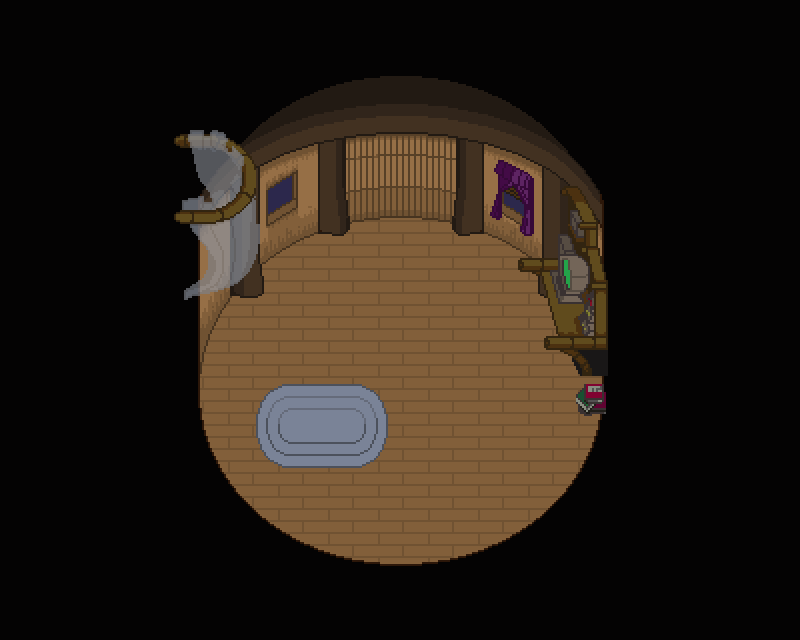

The image is a tile-based game level rendered from a .tmx file. Its description and source (layers, tilesets, objects; grid data summarised) follow:
An orthogonal 25x20 tile map with 32x32 px tiles, 6 tile layers (floor, above, computer, above2, ...), 2 hidden layers not drawn, 5 tilesets and 11 objects (9x BasicNPC, Door, Player).

<map version="1.0" tiledversion="1.1.5" orientation="orthogonal" renderorder="right-down" width="25" height="20" tilewidth="32" tileheight="32" infinite="0" nextobjectid="19">
 <properties>
  <property name="battlebg" type="file" value="../art/backgrounds/robotropolis1.png" />
  <property name="onload" type="file" value="actions/sallyhut_intro.lua" />
  <property name="regionName" value="Sally's Hut" />
 </properties>
 <tileset firstgid="1" name="knotholehut" tilewidth="32" tileheight="32" tilecount="1044" columns="29">
  <image source="../art/tiles/knotholehutinterior.png" trans="000000" width="950" height="1170" />
 </tileset>
 <tileset firstgid="1045" source="knothole.tsx" />
 <tileset firstgid="4529" source="robotropolis.tsx" />
 <tileset firstgid="8029" source="knotholeindoors.tsx" />
 <tileset firstgid="9831" source="darkswamp2.tsx" />
 <layer name="floor" width="25" height="20">
  <data>[500 cells, 208 non-empty, 208 distinct tile ids]</data>
 </layer>
 <layer name="above" width="25" height="20">
  <data>[500 cells, 44 non-empty, 44 distinct tile ids]</data>
 </layer>
 <layer name="computer" width="25" height="20">
  <data>[500 cells, 1 non-empty, 1 distinct tile ids]</data>
 </layer>
 <layer name="above2" width="25" height="20">
  <data>[500 cells, 9 non-empty, 9 distinct tile ids]</data>
 </layer>
 <objectgroup name="objects">
  <!-- 11 objects omitted --></objectgroup>
 <layer name="top" width="25" height="20">
  <data>[500 cells, 20 non-empty, 20 distinct tile ids]</data>
 </layer>
 <layer name="shadow" width="25" height="20" opacity="0.3">
  <data>[500 cells, 500 non-empty, 1 distinct tile ids]</data>
 </layer>
 <layer name="Collision" width="25" height="20" visible="0">
  <data>[500 cells, 21 non-empty, 1 distinct tile ids]</data>
 </layer>
 <layer name="BunnyExtCollision" width="25" height="20" visible="0">
  <data>[500 cells, 0 non-empty, 0 distinct tile ids]</data>
 </layer>
</map>
<!-- 11 of 11 objects omitted -->
